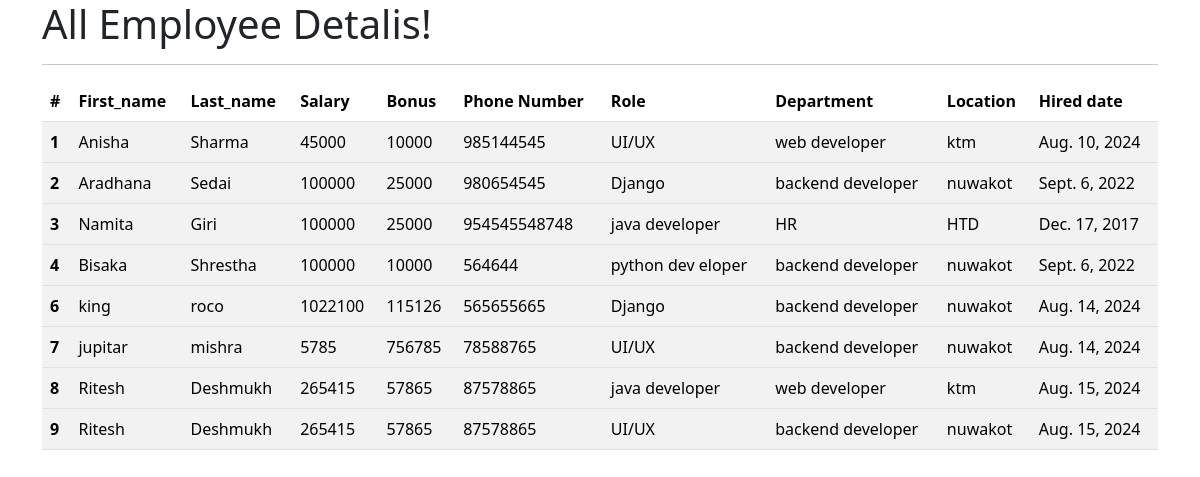
Before: /all_emp/ with the older database file.
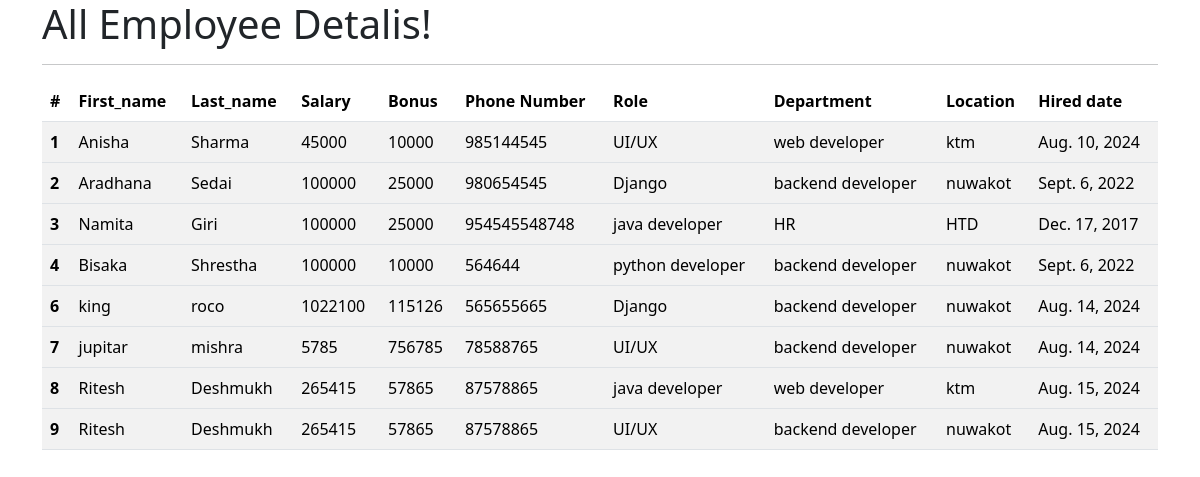
After: the same page with the newer database file.
### emp_app/models.py (models this page shows, shortened)
class Employee(models.Model):
    first_name = models.CharField(max_length=100, null=False)
    last_name = models.CharField(max_length=50)
    dept = models.ForeignKey(Department, on_delete=models.CASCADE)
    salary = models.IntegerField(default=0)
    bonus = models.IntegerField(default=0)
    role = models.ForeignKey(Role, on_delete=models.CASCADE)
    phone = models.IntegerField(default=0)
    hire_date = models.DateField()
    def __str__(self):
        return "%s %s %s" %(self.first_name,self.last_name,self.phone)

class Role(models.Model):
    name = models.CharField(max_length=100,null=False)

class Department(models.Model):
    name = models.CharField(max_length=100,null=False)
    location = models.CharField(max_length=100)

### emp_app/views.py (the view)
# urls.py: path('all_emp/', views.all_emp, name='all_emp'),
def all_emp(request):
    emps = Employee.objects.all()
    context = {
        'emps': emps
    }
    print(context)
    return render(request, 'view_all_emp.html',context)

### emp_app/templates/view_all_emp.html (shortened to what this page needs)
<!DOCTYPE html>
<html lang="en">
<head>
    <link href="https://cdn.jsdelivr.net/npm/bootstrap@5.3.3/dist/css/bootstrap.min.css" rel="stylesheet">
</head>
<body>
    <div class="container">
        <h1> All Employee Detalis! </h1>
        <hr>
        <table class="table table-striped table-hover">
            <thead>
                <tr>
                    <th scope="col">#</th>
                    <th scope="col">First_name</th>
                    <th scope="col">Last_name</th>
                    <th scope="col">Salary</th>
                    <th scope="col">Bonus</th>
                    <th scope="col">Phone Number</th>
                    <th scope="col">Role</th>
                    <th scope="col">Department</th>
                    <th scope="col">Location</th>
                    <th scope="col">Hired date</th>
                </tr>
            </thead>
                    {% for emp in emps %}
            <tbody>
                <tr>
                    <th scope="row">{{ emp.id }}</th>
                    <td>{{ emp.first_name }}</td>
                    <td>{{ emp.last_name }}</td>
                    <td>{{ emp.salary }}</td>
                    <td>{{ emp.bonus }}</td>
                    <td>{{ emp.phone }}</td>
                    <td>{{ emp.role.name }}</td>
                    <td>{{ emp.dept.name }}</td>
                    <td>{{ emp.dept.location }}</td>
                    <td>{{ emp.hire_date }}</td>
                </tr>
            </tbody>
                    {% endfor %}
        </table>
    </div>
</body>
</html>

Changed rows visible on the page:
changed through a linked row, Employee "Bisaka": role.name "python dev eloper" → "python developer"
